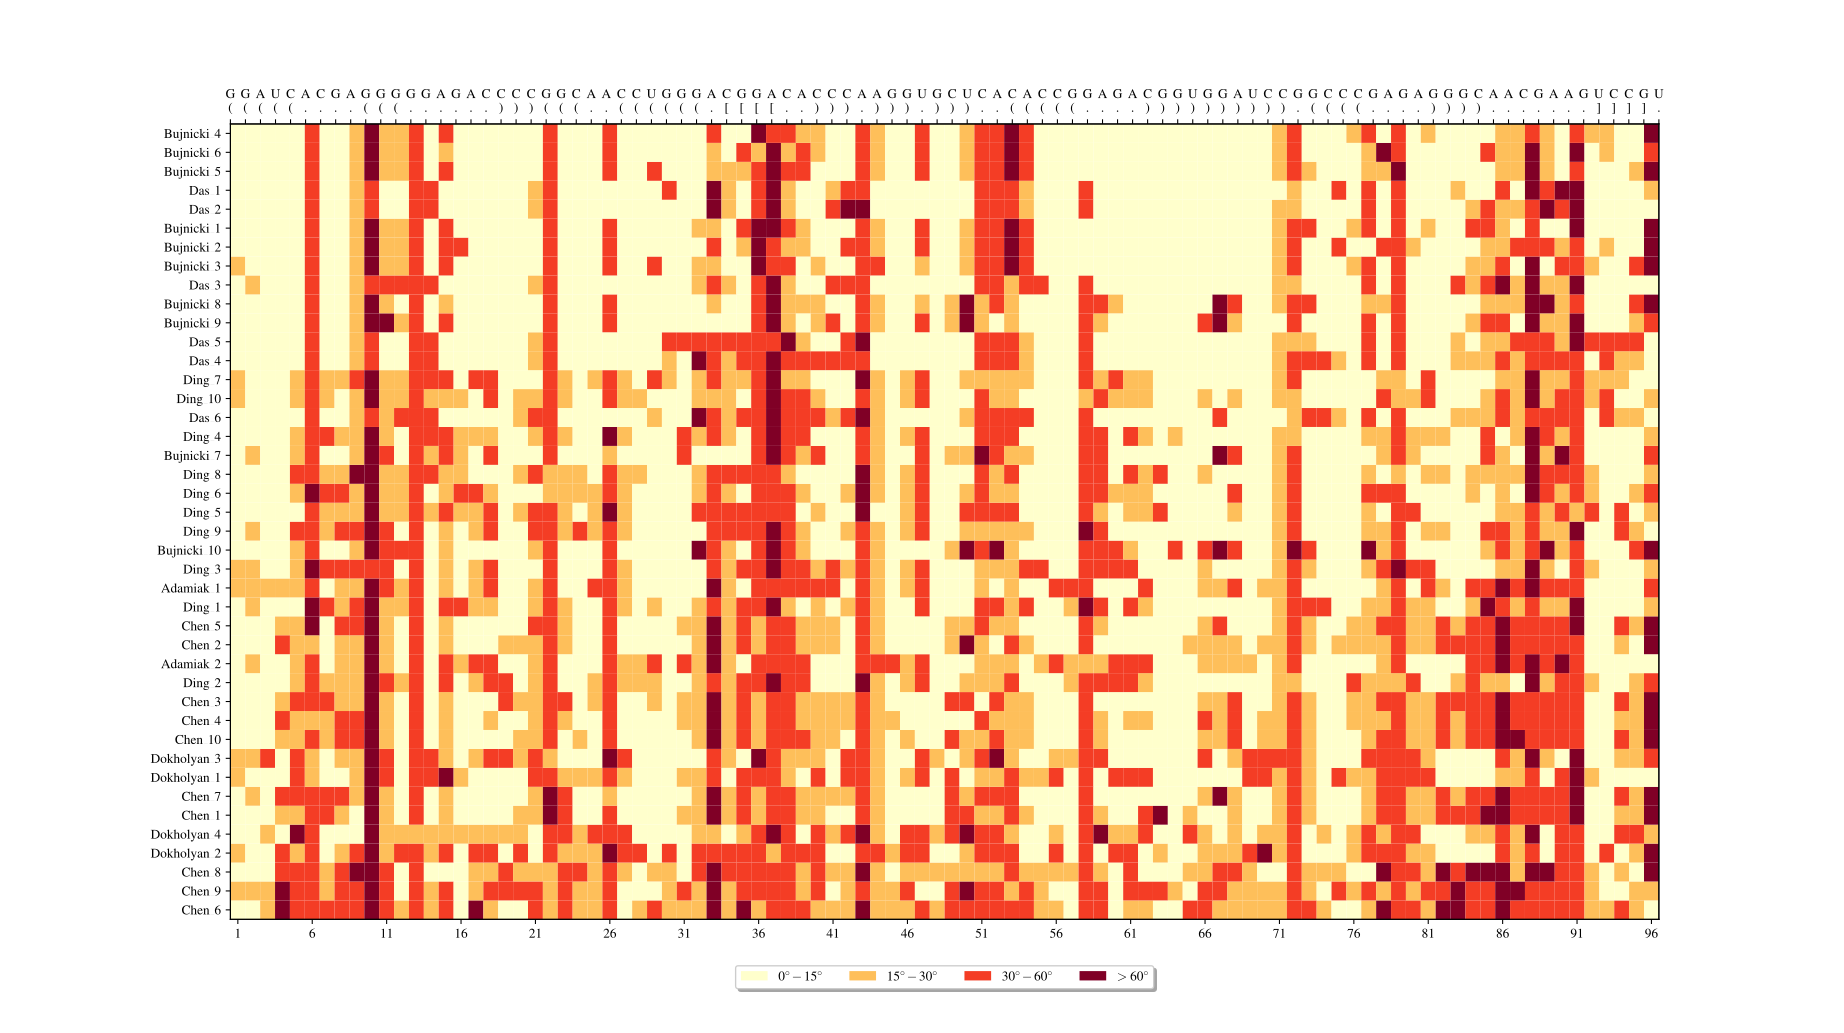

Here is the Python script that generated this plot:
#! /usr/bin/env python
from matplotlib.patches import Patch

import csv
import matplotlib
import matplotlib.cm
import matplotlib.colors
import matplotlib.pyplot as plt
import numpy as np
import optparse

if __name__ == '__main__':
    # option parsing
    parser = optparse.OptionParser()
    parser.add_option('-i', '--input', help='input CSV file')

    (options, args) = parser.parse_args()

    if not options.input:
        parser.print_help()
        exit(1)

    with open(options.input) as csvfile:
        reader = csv.reader(csvfile)
        rows = [row for row in reader]

    # top xlabels e.g. G (
    xlabels = []
    for i in range(2, len(rows[0])):
        xlabels.append('{}\n{}'.format(rows[1][i], rows[2][i]))

    # data and ylabels i.e. models names
    ylabels = []
    data = []
    for row in rows[3:]:
        ylabels.append(row[0].replace('_', '\\_'))
        row = map(lambda x: float(x), row[2:])
        row = map(lambda x: 0 if x < 15 else 1 if x < 30 else 2 if x < 60 else 3, row)
        data.append(list(row))
    ylabels = list(reversed(ylabels))
    data = list(reversed(data))

    # the plot itself
    fig, ax = plt.subplots()
    ax.pcolor(data, cmap=matplotlib.cm.YlOrRd)

    # bottom axis with residue numbers
    xticks = np.arange(len(xlabels), step=5)
    xticks = np.asarray(xticks) + 0.5
    ax.set_xticks(xticks)
    ax.set_xticklabels(map(lambda x: int(x + 0.5), xticks))

    # top axis with residue letter and dot-bracket
    ax2 = ax.twiny()
    ax2.set_xticks(np.arange(len(xlabels)))
    ax2.set_xticklabels(xlabels)

    # left axis with model names
    yticks = np.arange(len(rows) - 3)
    yticks = np.asarray(yticks) + 0.5
    plt.yticks(yticks, ylabels)

    # legend
    cmap = matplotlib.cm.YlOrRd
    norm = matplotlib.colors.Normalize(vmin=0, vmax=3)
    elements = [
        Patch(facecolor=cmap(norm(0)), label='$0^\circ-15^\circ$'),
        Patch(facecolor=cmap(norm(1)), label='$15^\circ-30^\circ$'),
        Patch(facecolor=cmap(norm(2)), label='$30^\circ-60^\circ$'),
        Patch(facecolor=cmap(norm(3)), label='$>60^\circ$')
    ]
    ax.legend(handles=elements, loc='upper center', bbox_to_anchor=(0.5, -0.05), ncol=4, fancybox=True, shadow=True)

    plt.show()
